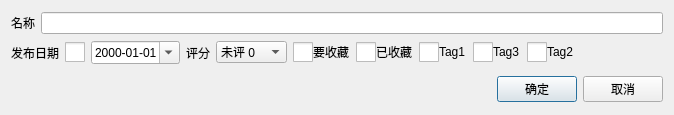
<?xml version="1.0" encoding="UTF-8"?>
<ui version="4.0">
 <class>MovieSeasonNewDialog</class>
 <widget class="QDialog" name="MovieSeasonNewDialog">
  <property name="geometry">
   <rect>
    <x>0</x>
    <y>0</y>
    <width>674</width>
    <height>115</height>
   </rect>
  </property>
  <property name="windowTitle">
   <string>Dialog</string>
  </property>
  <layout class="QVBoxLayout" name="verticalLayout">
   <item>
    <layout class="QHBoxLayout" name="hLayout_Name">
     <item>
      <widget class="QLabel" name="label_Name">
       <property name="text">
        <string>名称</string>
       </property>
      </widget>
     </item>
     <item>
      <widget class="QLineEdit" name="lineEdit_Name"/>
     </item>
    </layout>
   </item>
   <item>
    <layout class="QHBoxLayout" name="hLayout_ReleaseDate">
     <item>
      <widget class="QLabel" name="label_ReleaseDate">
       <property name="text">
        <string>发布日期</string>
       </property>
      </widget>
     </item>
     <item>
      <widget class="QCheckBox" name="checkBox_ReleaseDateEnable">
       <property name="sizePolicy">
        <sizepolicy hsizetype="Fixed" vsizetype="Fixed">
         <horstretch>0</horstretch>
         <verstretch>0</verstretch>
        </sizepolicy>
       </property>
       <property name="minimumSize">
        <size>
         <width>20</width>
         <height>20</height>
        </size>
       </property>
       <property name="maximumSize">
        <size>
         <width>20</width>
         <height>20</height>
        </size>
       </property>
       <property name="styleSheet">
        <string notr="true">QCheckBox
{
  spacing: 0px;
}
QCheckBox::indicator
{
  width: 20px;
  height: 20px;
}
QCheckBox::indicator:checked:enabled
{
  image:url(:/File/img/box_check_enable.png);
}
QCheckBox::indicator:unchecked:enabled
{
  image:url(:/File/img/box_uncheck_enable.png);
}
QCheckBox::indicator:unchecked:disabled
{
  image:url(:/File/img/box_uncheck_disable.png);
}</string>
       </property>
       <property name="text">
        <string/>
       </property>
      </widget>
     </item>
     <item>
      <widget class="QDateEdit" name="dateEdit_ReleaseDate">
       <property name="displayFormat">
        <string notr="true">yyyy-MM-dd</string>
       </property>
       <property name="calendarPopup">
        <bool>true</bool>
       </property>
      </widget>
     </item>
     <item>
      <widget class="QLabel" name="label_Point">
       <property name="text">
        <string>评分</string>
       </property>
      </widget>
     </item>
     <item>
      <widget class="QComboBox" name="comboBox_Point">
       <property name="maxVisibleItems">
        <number>13</number>
       </property>
       <item>
        <property name="text">
         <string>未评 0</string>
        </property>
       </item>
       <item>
        <property name="text">
         <string>烂作 1</string>
        </property>
       </item>
       <item>
        <property name="text">
         <string>不行 2</string>
        </property>
       </item>
       <item>
        <property name="text">
         <string>极差 3</string>
        </property>
       </item>
       <item>
        <property name="text">
         <string>很差 4</string>
        </property>
       </item>
       <item>
        <property name="text">
         <string>略差 5</string>
        </property>
       </item>
       <item>
        <property name="text">
         <string>及格 6</string>
        </property>
       </item>
       <item>
        <property name="text">
         <string>海星 7</string>
        </property>
       </item>
       <item>
        <property name="text">
         <string>一般 8</string>
        </property>
       </item>
       <item>
        <property name="text">
         <string>很好 9</string>
        </property>
       </item>
       <item>
        <property name="text">
         <string>完美 10</string>
        </property>
       </item>
       <item>
        <property name="text">
         <string>极好 11</string>
        </property>
       </item>
       <item>
        <property name="text">
         <string>神作 12</string>
        </property>
       </item>
      </widget>
     </item>
     <item>
      <widget class="QCheckBox" name="checkBox_CollectIt">
       <property name="styleSheet">
        <string notr="true">QCheckBox
{
  spacing: 0px;
}
QCheckBox::indicator
{
  width: 20px;
  height: 20px;
}
QCheckBox::indicator:checked:enabled
{
  image:url(:/File/img/box_check_enable.png);
}
QCheckBox::indicator:unchecked:enabled
{
  image:url(:/File/img/box_uncheck_enable.png);
}
QCheckBox::indicator:unchecked:disabled
{
  image:url(:/File/img/box_uncheck_disable.png);
}</string>
       </property>
       <property name="text">
        <string>要收藏</string>
       </property>
      </widget>
     </item>
     <item>
      <widget class="QCheckBox" name="checkBox_CollectOk">
       <property name="styleSheet">
        <string notr="true">QCheckBox
{
  spacing: 0px;
}
QCheckBox::indicator
{
  width: 20px;
  height: 20px;
}
QCheckBox::indicator:checked:enabled
{
  image:url(:/File/img/box_check_enable.png);
}
QCheckBox::indicator:unchecked:enabled
{
  image:url(:/File/img/box_uncheck_enable.png);
}
QCheckBox::indicator:unchecked:disabled
{
  image:url(:/File/img/box_uncheck_disable.png);
}</string>
       </property>
       <property name="text">
        <string>已收藏</string>
       </property>
      </widget>
     </item>
     <item>
      <widget class="QCheckBox" name="checkBox_Tag1">
       <property name="styleSheet">
        <string notr="true">QCheckBox
{
  spacing: 0px;
}
QCheckBox::indicator
{
  width: 20px;
  height: 20px;
}
QCheckBox::indicator:checked:enabled
{
  image:url(:/File/img/box_check_enable.png);
}
QCheckBox::indicator:unchecked:enabled
{
  image:url(:/File/img/box_uncheck_enable.png);
}
QCheckBox::indicator:unchecked:disabled
{
  image:url(:/File/img/box_uncheck_disable.png);
}</string>
       </property>
       <property name="text">
        <string>Tag1</string>
       </property>
      </widget>
     </item>
     <item>
      <widget class="QCheckBox" name="checkBox_Tag3">
       <property name="styleSheet">
        <string notr="true">QCheckBox
{
  spacing: 0px;
}
QCheckBox::indicator
{
  width: 20px;
  height: 20px;
}
QCheckBox::indicator:checked:enabled
{
  image:url(:/File/img/box_check_enable.png);
}
QCheckBox::indicator:unchecked:enabled
{
  image:url(:/File/img/box_uncheck_enable.png);
}
QCheckBox::indicator:unchecked:disabled
{
  image:url(:/File/img/box_uncheck_disable.png);
}</string>
       </property>
       <property name="text">
        <string>Tag3</string>
       </property>
      </widget>
     </item>
     <item>
      <widget class="QCheckBox" name="checkBox_Tag2">
       <property name="styleSheet">
        <string notr="true">QCheckBox
{
  spacing: 0px;
}
QCheckBox::indicator
{
  width: 20px;
  height: 20px;
}
QCheckBox::indicator:checked:enabled
{
  image:url(:/File/img/box_check_enable.png);
}
QCheckBox::indicator:unchecked:enabled
{
  image:url(:/File/img/box_uncheck_enable.png);
}
QCheckBox::indicator:unchecked:disabled
{
  image:url(:/File/img/box_uncheck_disable.png);
}</string>
       </property>
       <property name="text">
        <string>Tag2</string>
       </property>
      </widget>
     </item>
     <item>
      <spacer name="hSpacer_Collect">
       <property name="orientation">
        <enum>Qt::Horizontal</enum>
       </property>
       <property name="sizeHint" stdset="0">
        <size>
         <width>40</width>
         <height>20</height>
        </size>
       </property>
      </spacer>
     </item>
    </layout>
   </item>
   <item>
    <spacer name="vSpacer_Space">
     <property name="orientation">
      <enum>Qt::Vertical</enum>
     </property>
     <property name="sizeType">
      <enum>QSizePolicy::Fixed</enum>
     </property>
     <property name="sizeHint" stdset="0">
      <size>
       <width>20</width>
       <height>5</height>
      </size>
     </property>
    </spacer>
   </item>
   <item>
    <layout class="QHBoxLayout" name="hLayout_OkCancel">
     <item>
      <spacer name="hSpacer_OkCancel">
       <property name="orientation">
        <enum>Qt::Horizontal</enum>
       </property>
       <property name="sizeHint" stdset="0">
        <size>
         <width>40</width>
         <height>20</height>
        </size>
       </property>
      </spacer>
     </item>
     <item>
      <widget class="QPushButton" name="pushButton_Ok">
       <property name="text">
        <string>确定</string>
       </property>
      </widget>
     </item>
     <item>
      <widget class="QPushButton" name="pushButton_Cancel">
       <property name="text">
        <string>取消</string>
       </property>
      </widget>
     </item>
    </layout>
   </item>
  </layout>
 </widget>
 <resources/>
 <connections/>
</ui>
